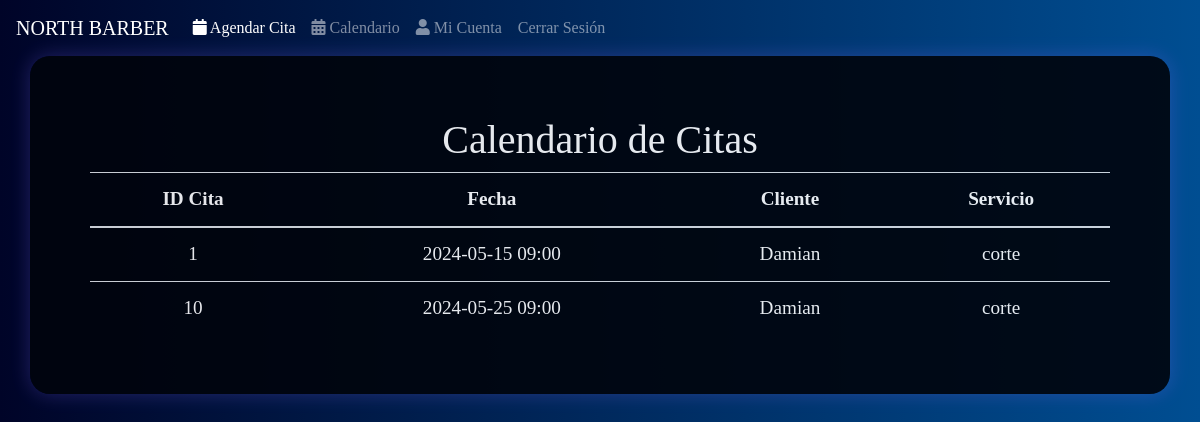
The page /calendario (signed in) on the database as committed earlier.
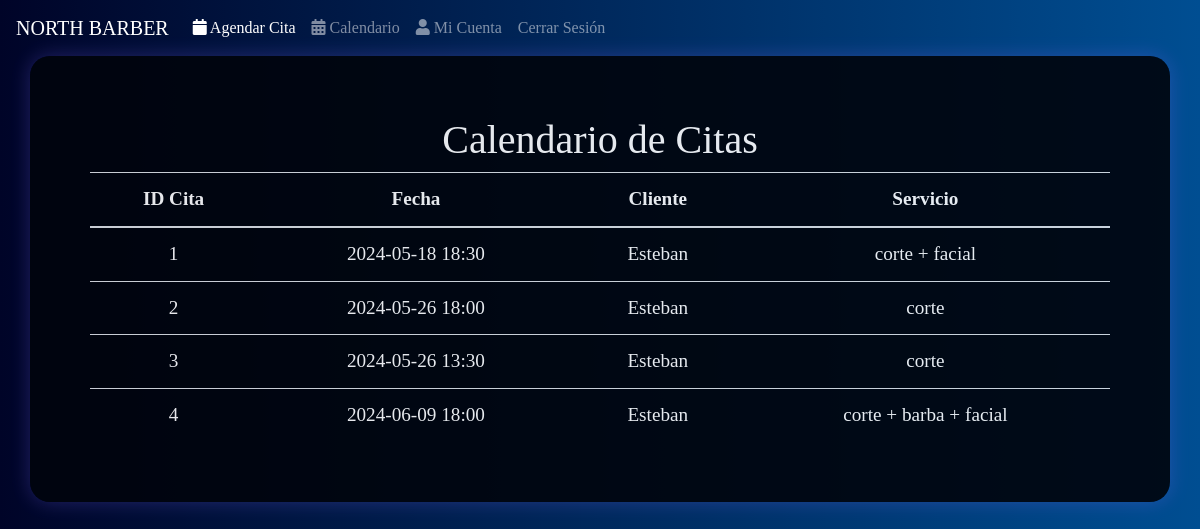
The same page on the database as committed later.
### tables this page shows
CREATE TABLE "cita" (
    id_cita INTEGER PRIMARY KEY,
    cliente INTEGER NOT NULL,
    barbero INTEGER NOT NULL,
    servicio INTEGER NOT NULL,
    fecha DATETIME NOT NULL,
    estado INTEGER NOT NULL,
    FOREIGN KEY (cliente) REFERENCES cliente(id),
    FOREIGN KEY (barbero) REFERENCES barbero(id),
    FOREIGN KEY (servicio) REFERENCES servicio(id_servicio),
    FOREIGN KEY (estado) REFERENCES estado_cita(id)
);

CREATE TABLE cliente (
    id INTEGER PRIMARY KEY,
    nombre VARCHAR(50) NOT NULL,
    apellidos VARCHAR NOT NULL,
    telefono NUMERIC(28, 10) NOT NULL,
    username VARCHAR(50) NOT NULL,
    "password" VARCHAR(12) NOT NULL,
    tipo_usuario_id INTEGER NOT NULL,
    FOREIGN KEY (tipo_usuario_id) REFERENCES tipo_usuario(id)
);

CREATE TABLE "servicio"(
    id_servicio INTEGER PRIMARY KEY,
    tipo VARCHAR(50) NOT NULL
, duracion INTEGER(50) NOT NULL, precio INTEGER(50) NOT NULL);

### app.py (the view)
    def calendario(self):
        barbero_id = session.get("barbero_id")
        if barbero_id:
            conn = DatabaseManager(self.DATABASE).get_connection()
            cursor = conn.cursor()
            cursor.execute(
                """SELECT cita.id_cita, cita.fecha, cliente.nombre, servicio.tipo
                    FROM cita
                    INNER JOIN cliente ON cita.cliente = cliente.id
                    INNER JOIN servicio ON cita.servicio = servicio.id_servicio
                    WHERE cita.barbero = ?""",
                (barbero_id,),
            )
            citas = cursor.fetchall()
            conn.close()
            return render_template("calendario.html", citas=citas)
        else:
            return redirect("/")

### app.py (called while the page is built)
    def get_connection(self):
        db = getattr(g, "_database", None)
        if db is None:
            db = g._database = sqlite3.connect(self.database)
        return db

    def close_connection(self, exception):
        db = getattr(g, "_database", None)
        if db is not None:
            db.close()

    def close_connection(self, exception):
        DatabaseManager("barberia.db").close_connection(exception)

### templates/calendario.html (shortened to what this page needs)
<!DOCTYPE html>
<html lang="es">
  <head>
    <link
      href="https://stackpath.bootstrapcdn.com/bootstrap/4.3.1/css/bootstrap.min.css"
      rel="stylesheet"
    />
    <link
      rel="stylesheet"
      href="https://use.fontawesome.com/releases/v5.8.1/css/all.css"
    />
  </head>
  <body>
    <nav class="navbar navbar-expand-lg navbar-dark bg-primary">
      <a class="navbar-brand" href="/barbero_dashboard">NORTH BARBER</a>
      <div class="collapse navbar-collapse" id="navbarNav">
        <ul class="navbar-nav">
          <li class="nav-item active">
            <a class="nav-link" href="/agendar_cita_barbero">
              <i class="fa fa-calendar"></i> Agendar Cita
            </a>
          </li>
          <li class="nav-item">
            <a class="nav-link" href="/calendario">
              <i class="fa fa-calendar-alt"></i> Calendario
            </a>
          </li>
          <li class="nav-item">
            <a class="nav-link" href="/mi_cuenta_barbero">
              <i class="fa fa-user"></i> Mi Cuenta
            </a>
          </li>
          <li class="nav-item">
            <a class="nav-link btn-logout" href="/logout">Cerrar Sesión</a>
          </li>
        </ul>
      </div>
    </nav>
    <div class="container">
      <h1 class="text-center">Calendario de Citas</h1>
      <table class="table table-striped">
        <thead>
          <tr>
            <th scope="col">ID Cita</th>
            <th scope="col">Fecha</th>
            <th scope="col">Cliente</th>
            <th scope="col">Servicio</th>
          </tr>
        </thead>
        <tbody>
          {% for cita in citas %}
          <tr>
            <td>{{ cita[0] }}</td>
            <td>{{ cita[1] }}</td>
            <td>{{ cita[2] }}</td>
            <td>{{ cita[3] }}</td>
          </tr>
          {% endfor %}
        </tbody>
      </table>
    </div>
  </body>
</html>

Rows that differ between the two databases and show on the page:
removed cita: id_cita "10", fecha "2024-05-25 09:00", nombre "Damian", tipo "corte"
changed cita id 1: fecha "2024-05-15 09:00" → "2024-05-18 18:30"; nombre "Damian" → "Esteban"; tipo "corte" → "corte + facial"
now on this page (row edited): cita: id_cita "2", fecha "2024-05-26 18:00", nombre "Esteban", tipo "corte"
now on this page (row edited): cita: id_cita "3", fecha "2024-05-26 13:30", nombre "Esteban", tipo "corte"
now on this page (row edited): cita: id_cita "4", fecha "2024-06-09 18:00", nombre "Esteban", tipo "corte + barba + facial"
